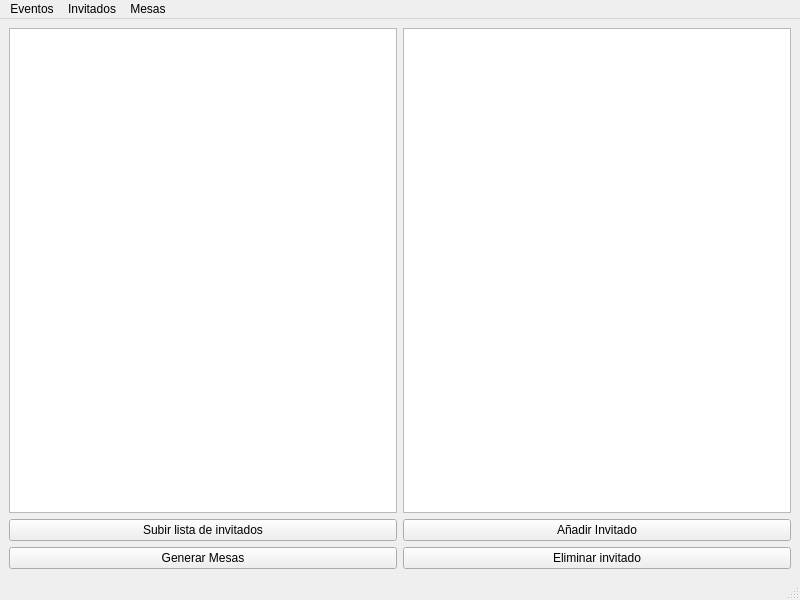
<?xml version="1.0" encoding="UTF-8"?>
<ui version="4.0">
 <class>MainWindow</class>
 <widget class="QMainWindow" name="MainWindow">
  <property name="geometry">
   <rect>
    <x>0</x>
    <y>0</y>
    <width>800</width>
    <height>600</height>
   </rect>
  </property>
  <property name="windowTitle">
   <string>MainWindow</string>
  </property>
  <widget class="QWidget" name="centralwidget">
   <layout class="QGridLayout" name="gridLayout">
    <item row="0" column="2">
     <widget class="QColumnView" name="columnView"/>
    </item>
    <item row="3" column="2">
     <widget class="QPushButton" name="pushButton_3">
      <property name="text">
       <string>Añadir Invitado</string>
      </property>
     </widget>
    </item>
    <item row="4" column="2">
     <widget class="QPushButton" name="pushButton_2">
      <property name="text">
       <string>Eliminar invitado</string>
      </property>
     </widget>
    </item>
    <item row="0" column="0">
     <widget class="QTableView" name="tableView"/>
    </item>
    <item row="3" column="0">
     <widget class="QPushButton" name="pushButton_4">
      <property name="text">
       <string>Subir lista de invitados</string>
      </property>
     </widget>
    </item>
    <item row="4" column="0">
     <widget class="QPushButton" name="pushButton">
      <property name="text">
       <string>Generar Mesas</string>
      </property>
     </widget>
    </item>
   </layout>
  </widget>
  <widget class="QMenuBar" name="menubar">
   <property name="geometry">
    <rect>
     <x>0</x>
     <y>0</y>
     <width>800</width>
     <height>26</height>
    </rect>
   </property>
   <widget class="QMenu" name="menuInvitados">
    <property name="title">
     <string>Invitados</string>
    </property>
   </widget>
   <widget class="QMenu" name="menuMesas">
    <property name="title">
     <string>Mesas</string>
    </property>
   </widget>
   <widget class="QMenu" name="menuEventos">
    <property name="title">
     <string>Eventos</string>
    </property>
   </widget>
   <addaction name="menuEventos"/>
   <addaction name="menuInvitados"/>
   <addaction name="menuMesas"/>
  </widget>
  <widget class="QStatusBar" name="statusbar"/>
 </widget>
 <resources>
  <include location="ReourcesGE.qrc"/>
 </resources>
 <connections/>
</ui>
